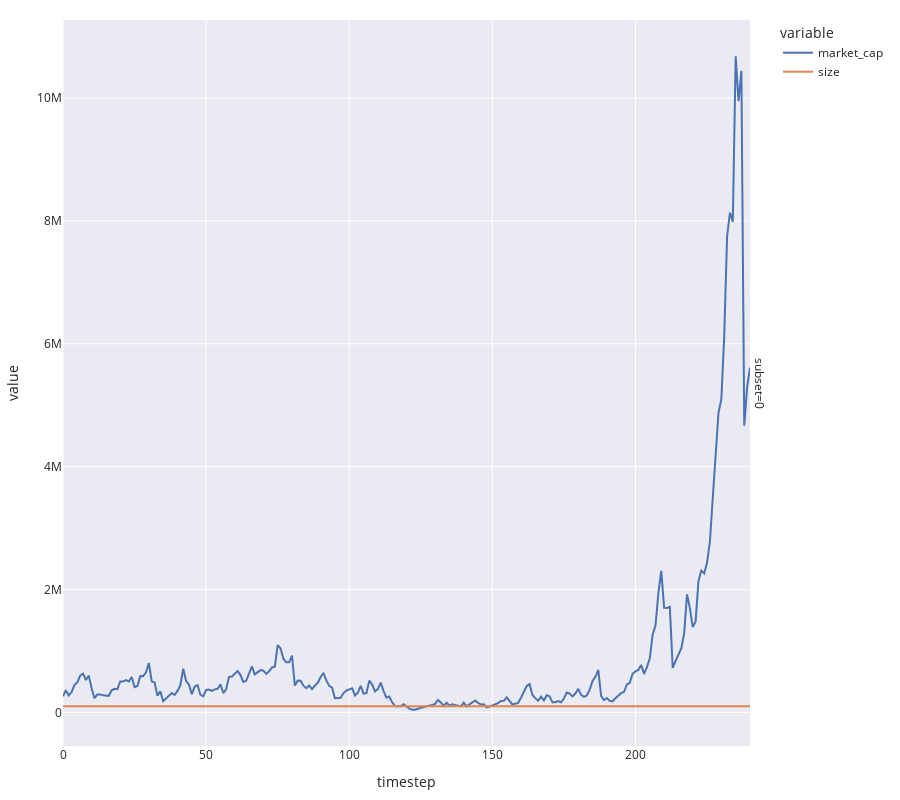

Source (notebook cell):
### Code cell
fig = px.line(
    simulation_result,
    x='timestep',
    y=['market_cap', 'size'],
    facet_row='subset',
    height=800,
    template='seaborn'
)

fig.update_layout(
    margin=dict(l=20, r=20, t=20, b=20),
)

fig.show()

### Figure 1 — Plotly figure (JSON) as saved in the notebook; plotly's stock layout.template omitted (floating-point values rounded to 4 significant figures; data arrays with more than 128 entries replaced by an {"elided": "..."} marker saying what was removed)
{"data": [{"hovertemplate": "variable=market_cap<br>subset=0<br>timestep=%{x}<br>value=%{y}<extra></extra>", "legendgroup": "market_cap", "line": {"color": "rgb(76,114,176)", "dash": "solid"}, "mode": "lines", "name": "market_cap", "orientation": "v", "showlegend": true, "type": "scatter", "x": {"elided": "241 int values"}, "xaxis": "x", "y": {"elided": "241 float values"}, "yaxis": "y"}, {"hovertemplate": "variable=size<br>subset=0<br>timestep=%{x}<br>value=%{y}<extra></extra>", "legendgroup": "size", "line": {"color": "rgb(221,132,82)", "dash": "solid"}, "mode": "lines", "name": "size", "orientation": "v", "showlegend": true, "type": "scatter", "x": {"elided": "241 int values"}, "xaxis": "x", "y": {"elided": "241 int values"}, "yaxis": "y"}], "layout": {"annotations": [{"font": {}, "showarrow": false, "text": "subset=0", "textangle": 90, "x": 0.98, "xanchor": "left", "xref": "paper", "y": 0.5, "yanchor": "middle", "yref": "paper"}], "height": 800, "legend": {"title": {"text": "variable"}, "tracegroupgap": 0}, "margin": {"b": 20, "l": 20, "r": 20, "t": 20}, "xaxis": {"anchor": "y", "domain": [0, 0.98], "title": {"text": "timestep"}}, "yaxis": {"anchor": "x", "domain": [0, 1], "title": {"text": "value"}}}}
